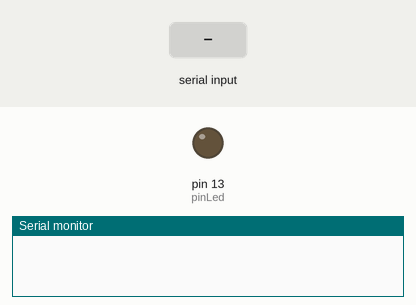
This sketch was run on a simulated Arduino Uno, built with avr-gcc and run on an emulated ATmega328P. Parts: output pins drawn as LEDs (lit = HIGH), the last lines printed to the serial monitor. The inputs (shaded band) are chosen by the test bench.

Above: at 1.2 s.
1.3 s: "1" received over Serial
At 2.5 s:
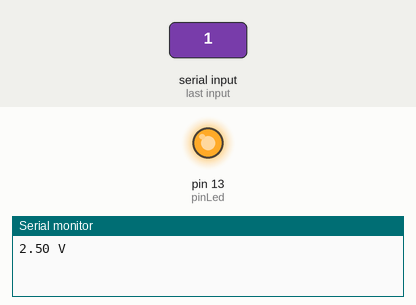
2.8 s: "0" received over Serial
At 3.8 s:
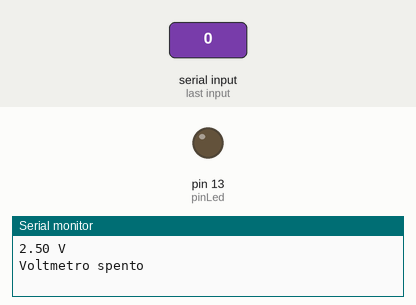
Timing chart, 0 to 5.8 s (numbered marks = the images above; inputs shaded):
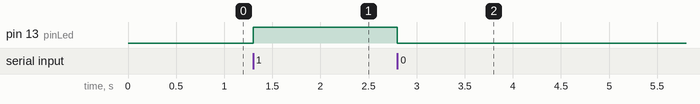

The sketch:

sketch28.ino
```cpp
/* Prof. Michele Maffucci
   18.03.2014

   Realizziamo un voltmetro
   per tensioni non superiori a 5V

   Utilizzare il numero 0 per spegnere il voltmetro
   ed il LED connesso al pin 13

   Utilizzare il numero 1 per visualizzare l atensione
   ed accendere il LED connesso al pin 13

   ATTENZIONE non collegare tensioni superiori
   a 5 V sui pin di Arduino

   Questo codice è di dominio pubblico

 */

// tensione di riferimento
const float voltRiferimento = 5.0;

// pin a cui è connessa la batteria
const int pinBatteria = A0;

// il pin a cui è collegato il LED
const int pinLed = 13;

void setup()
{
  Serial.begin(9600);      // inizializzazione della porta seriale
  pinMode(pinLed, OUTPUT); // imposta il pin come output
}

void loop()
{

  if ( Serial.available())              // Viene controllato se è disponibile un carattere
  {
    char ch = Serial.read();            // definizione di una variabile di tipo char in cui memorizzare
    // il carattere inviato ad Arduino mediante la finestra Serial Monitor
    if( isDigit(ch) )                   // si verifica se il carattere ASCII è un numero compreso tra 0 e 9
    {
      if (ch=='0')
      {
        Serial.println("Voltmetro spento");
        digitalWrite(pinLed, LOW);                     // spegne il LED
      }
      if ( ch=='1' )
      {
        digitalWrite(pinLed, HIGH);                     // accende il LED
        int val = analogRead(pinBatteria);              // legge il valore da A0

        // calcola la proporzione
        // il valore restituito da analogRead() è un numero compreso tra
        // 0 e 1024 pertanto ciascuna unità vale 5/1024 = 4,88 mV
        // da cui valore misurato (volt) = val * 4,88 mV
        float volt = val * (voltRiferimento/1024.0);
        Serial.print(volt);                             // stampa il valore
        Serial.println(" V");                           // stampa il valore
      }
    }
  }
}
```

Measured:
- after the input at 1.3 s, pin 13 (pinLed): LOW → HIGH at once
- after the input at 2.8 s, pin 13 (pinLed): HIGH → LOW at once
